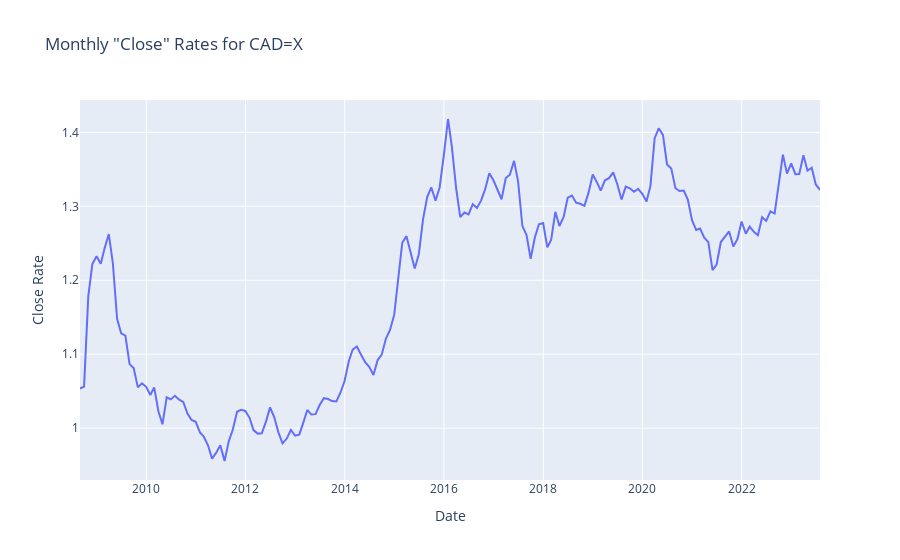

The notebook cell saved with this chart:
### Markdown cell above
In this next plots, a look at the decomposed monthly data is visualized

### Code cell
# cad_monthly_decomposed contains your decomposed data with 'Close' rates and the components
fig = px.line(cad_monthly_decomposed, x=cad_monthly_decomposed.index, y="Close", title='Monthly "Close" Rates for CAD=X')
fig.update_layout(
    yaxis_title="Close Rate", 
    xaxis_title="Date",
    legend_title="", 
    title='Monthly "Close" Rates for CAD=X'
)
fig.show()

### Figure 1 — Plotly figure (JSON) as saved in the notebook; plotly's stock layout.template omitted (floating-point values rounded to 4 significant figures; data arrays with more than 128 entries replaced by an {"elided": "..."} marker saying what was removed)
{"data": [{"hovertemplate": "Date=%{x}<br>Close=%{y}<extra></extra>", "legendgroup": "", "line": {"color": "#636efa", "dash": "solid"}, "marker": {"symbol": "circle"}, "mode": "lines", "name": "", "orientation": "v", "showlegend": false, "type": "scatter", "x": {"elided": "180 str values"}, "xaxis": "x", "y": {"elided": "180 float values"}, "yaxis": "y"}], "layout": {"legend": {"title": {"text": ""}, "tracegroupgap": 0}, "title": {"text": "Monthly \"Close\" Rates for CAD=X"}, "xaxis": {"anchor": "y", "domain": [0, 1], "title": {"text": "Date"}}, "yaxis": {"anchor": "x", "domain": [0, 1], "title": {"text": "Close Rate"}}}}
